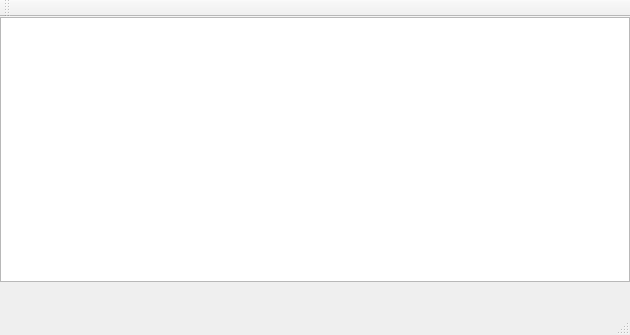
<?xml version="1.0" encoding="UTF-8"?>
<ui version="4.0">
 <class>clientdlg</class>
 <widget class="QMainWindow" name="clientdlg">
  <property name="geometry">
   <rect>
    <x>0</x>
    <y>0</y>
    <width>630</width>
    <height>335</height>
   </rect>
  </property>
  <property name="minimumSize">
   <size>
    <width>630</width>
    <height>335</height>
   </size>
  </property>
  <property name="maximumSize">
   <size>
    <width>630</width>
    <height>335</height>
   </size>
  </property>
  <property name="windowTitle">
   <string>DMSClient</string>
  </property>
  <widget class="QWidget" name="centralWidget">
   <widget class="QTableWidget" name="table">
    <property name="geometry">
     <rect>
      <x>0</x>
      <y>0</y>
      <width>630</width>
      <height>265</height>
     </rect>
    </property>
    <property name="autoScrollMargin">
     <number>10</number>
    </property>
   </widget>
  </widget>
  <widget class="QMenuBar" name="menuBar">
   <property name="geometry">
    <rect>
     <x>0</x>
     <y>0</y>
     <width>630</width>
     <height>23</height>
    </rect>
   </property>
  </widget>
  <widget class="QToolBar" name="mainToolBar">
   <attribute name="toolBarArea">
    <enum>TopToolBarArea</enum>
   </attribute>
   <attribute name="toolBarBreak">
    <bool>false</bool>
   </attribute>
  </widget>
  <widget class="QStatusBar" name="statusBar"/>
 </widget>
 <layoutdefault spacing="6" margin="11"/>
 <resources/>
 <connections/>
</ui>
